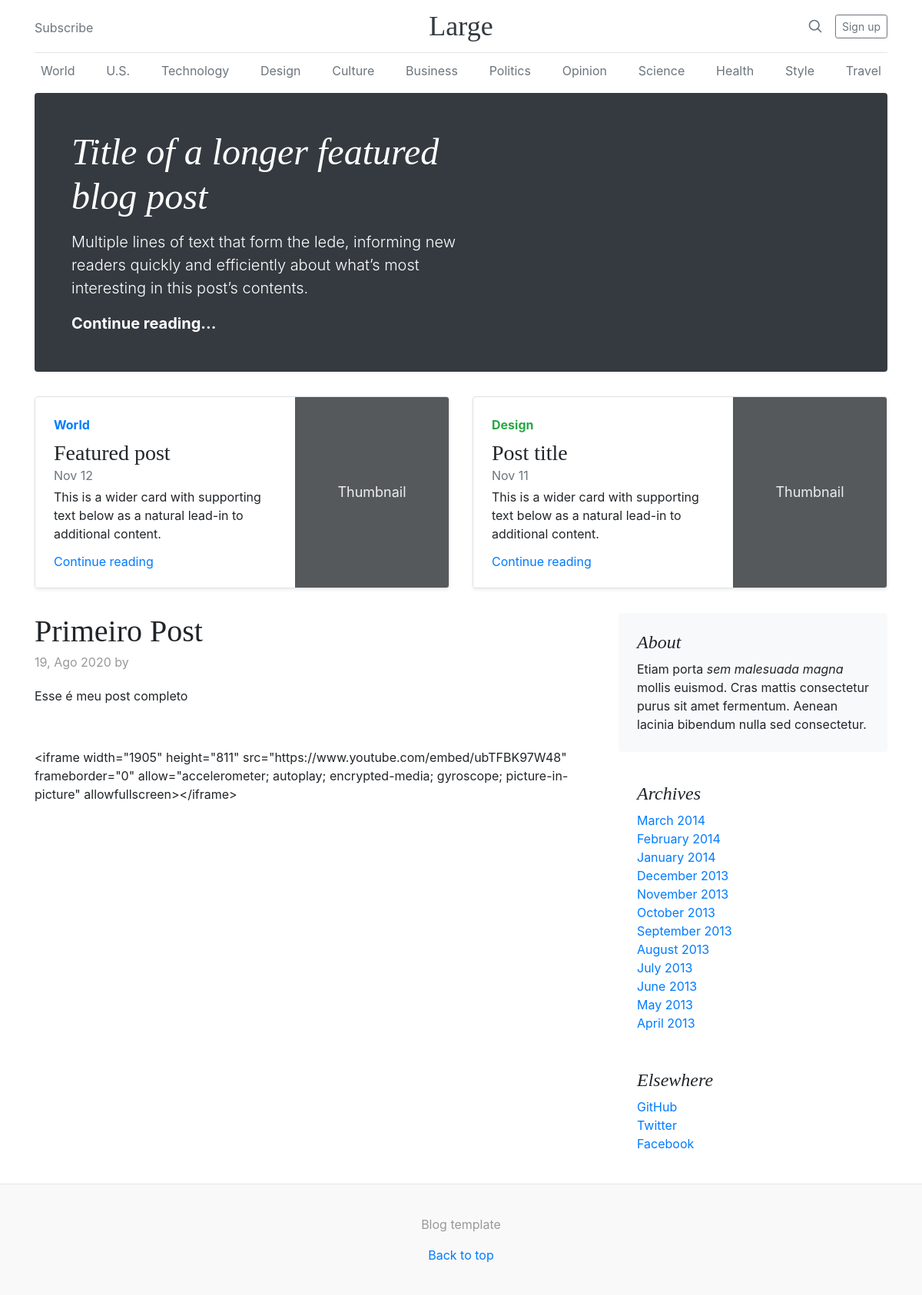
/post/1, run on an earlier commit of the app's database.
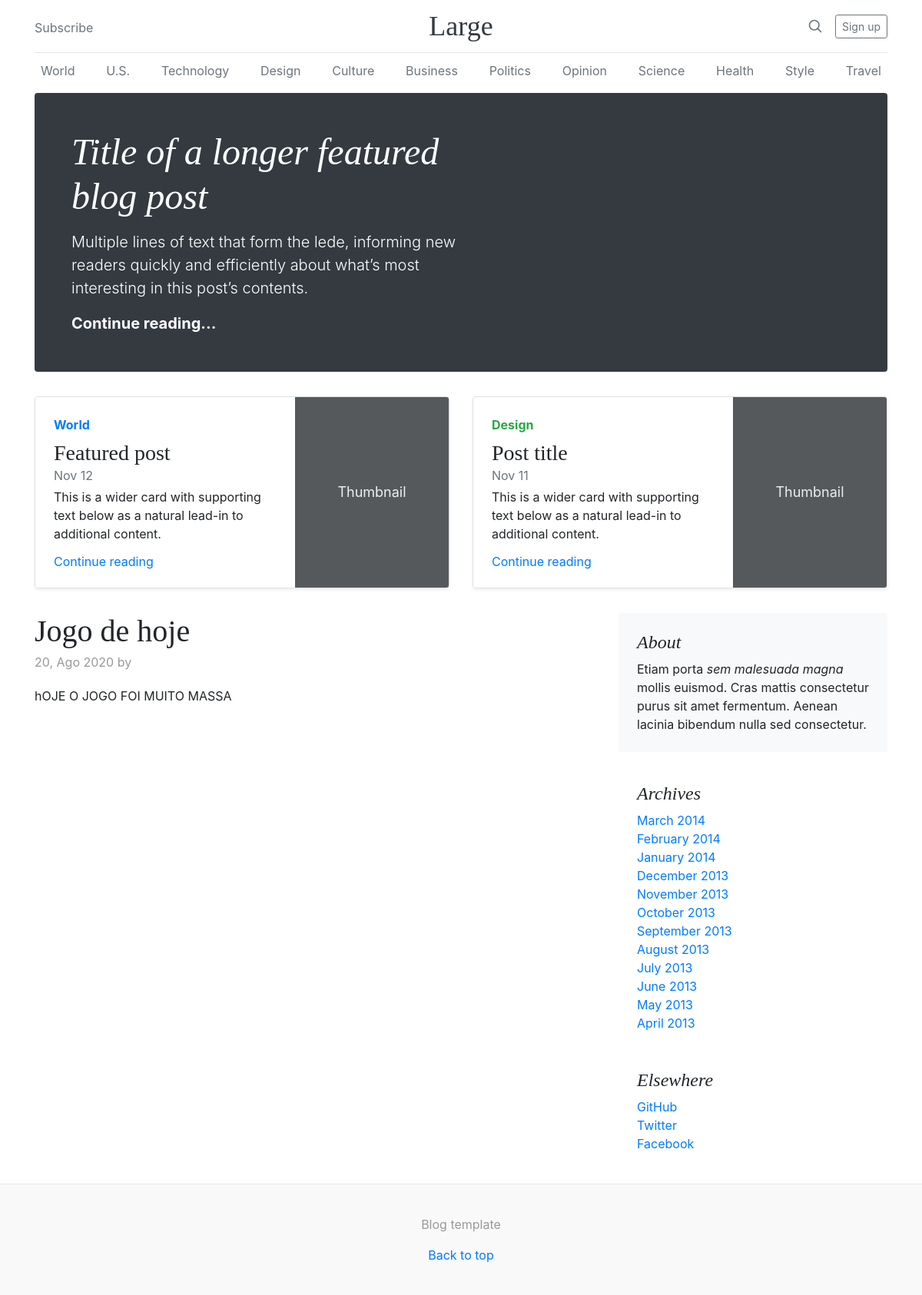
And on a later commit of the database.
### blog/models.py (models this page shows, shortened)
class Post(models.Model):
    title = models.CharField(max_length=255)
    summary = RichTextField()
    content = RichTextUploadingField()
    author = models.ForeignKey(User, on_delete=models.PROTECT)
    category = models.ForeignKey(Category, on_delete=models.CASCADE)
    created_at = models.DateField(auto_now_add=True)

### blog/views.py (the view)
# urls.py: path('post/<int:post_id>', views.post),
def post(request, post_id):
    post = Post.objects.get(pk=post_id)
    return render(request, 'post.html', {'post': post})

### templates/post.html (shortened to what this page needs)
{% extends 'layout.html' %}
{% block sub_header %}
<div class="jumbotron p-4 p-md-5 text-white rounded bg-dark">
    <div class="col-md-6 px-0">
        <h1 class="display-4 font-italic">Title of a longer featured blog post</h1>
        <p class="lead my-3">Multiple lines of text that form the lede, informing new readers quickly and
            efficiently about what’s most interesting in this post’s contents.</p>
        <p class="lead mb-0"><a href="#" class="text-white font-weight-bold">Continue reading...</a></p>
    </div>
</div>
<div class="row mb-2">
    <div class="col-md-6">
        <div
            class="row no-gutters border rounded overflow-hidden flex-md-row mb-4 shadow-sm h-md-250 position-relative">
            <div class="col p-4 d-flex flex-column position-static">
                <strong class="d-inline-block mb-2 text-primary">World</strong>
                <h3 class="mb-0">Featured post</h3>
                <div class="mb-1 text-muted">Nov 12</div>
                <p class="card-text mb-auto">This is a wider card with supporting text below as a natural
                    lead-in to additional content.</p>
                <a href="#" class="stretched-link">Continue reading</a>
            </div>
            <div class="col-auto d-none d-lg-block">
                <svg class="bd-placeholder-img" width="200" height="250" xmlns="http://www.w3.org/2000/svg"
                    preserveAspectRatio="xMidYMid slice" focusable="false" role="img"
                    aria-label="Placeholder: Thumbnail">
                    <rect width="100%" height="100%" fill="#55595c" /><text x="50%" y="50%" fill="#eceeef"
                        dy=".3em">Thumbnail</text>
                </svg>
            </div>
        </div>
    </div>
    <div class="col-md-6">
        <div
            class="row no-gutters border rounded overflow-hidden flex-md-row mb-4 shadow-sm h-md-250 position-relative">
            <div class="col p-4 d-flex flex-column position-static">
                <strong class="d-inline-block mb-2 text-success">Design</strong>
                <h3 class="mb-0">Post title</h3>
                <div class="mb-1 text-muted">Nov 11</div>
                <p class="mb-auto">This is a wider card with supporting text below as a natural lead-in to
                    additional content.</p>
                <a href="#" class="stretched-link">Continue reading</a>
            </div>
            <div class="col-auto d-none d-lg-block">
                <svg class="bd-placeholder-img" width="200" height="250" xmlns="http://www.w3.org/2000/svg"
                    preserveAspectRatio="xMidYMid slice" focusable="false" role="img"
                    aria-label="Placeholder: Thumbnail">
                    <rect width="100%" height="100%" fill="#55595c" /><text x="50%" y="50%" fill="#eceeef"
                        dy=".3em">Thumbnail</text>
                </svg>
            </div>
        </div>
    </div>
</div>
{% endblock %}
{% block content %}
<div class="blog-post">
    <h2 class="blog-post-title">
       {{ post.title }}
    </h2>
    <p class="blog-post-meta">{{ post.created_at|date:'d, M Y' }} by <a href="#">{{ post.author.get_full_name }}</a></p>
    {{ post.content|safe }}
</div>
{% endblock %}

What changed in the data, as far as the page shows it:
changed Post: title "Primeiro Post" → "Jogo de hoje"; created_at "19, Ago 2020" → "20, Ago 2020"; content "Esse é meu post completo <iframe width=\"1905\" height=\"811\" src=\"https://www.youtube.com/embed/ubTFBK97W48\" frameborder=\"0\" allow=\"accelerometer; autoplay; encrypted-media; gyroscope; picture-in-picture\" allowfullscreen></iframe>" → "hOJE O JOGO FOI MUITO MASSA"
